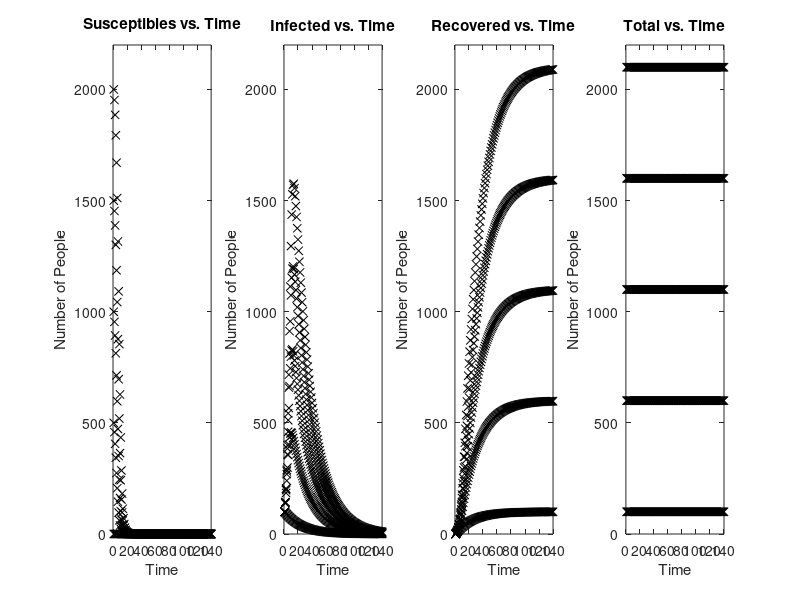

Reproduce this figure in MATLAB.
% Andrew Brown Homework 3 Problem 4

clc
clear
close all

% Epidemic Part 3: more practicing with if and for loops. In particular, I
% practiced with matrixes in this code.

%Initial Values
a=10; %the contact rate: the average # of people a person comes in contact with.
b=1.25; %the amount of time in days that a person is infectious
S0=0:500:2000; %Susceptibles, those who have never had the illness and can catch it.
I0=100; %Infectives, those who are infected and are contagious.
R0=0; % Recovered, those who already had the illness and are immune.
h=0.05; %timestep in days
ts=1:140; %timesteps

%Preallocate all necessary matrices
dS=zeros(length(ts)-1,length(S0)); %Preallocate dS
dI=dS; %Preallocate dI
dR=dS; %Preallocate dR
S=zeros(length(ts),length(S0)); %Preallocate S
I=S; %Preallocate I
R=S; %Preallocate R

%Set first rows to the given values S0 and I0
S(1, :)=S0; %Set first row of S to the S0 array
I(1, :)=I0; %Set the first row of R to all equal the constant R0

%Run all 140 timesteps with a for loop with the given equations
for i=1:(length(ts)-1)
    %Equations used for cjjalculations of the first timestep.
    N=S0+I0+R0; %Total population
    dS(i, :)=(-a.*S(i, :).*I(i, :))./N; %How S changes
    dI(i, :)=((a.*S(i, :).*I(i, :))./N)-(I(i, :)./b); %How I changes
    dR(i, :)=I(i, :)./b; %How R changes
    
    %Calculations for values over time using the previous timestep.
    S(i+1, :)=S(i, :)+(h.*dS(i, :)); %# of Sick people after time h.
    I(i+1, :)=I(i, :)+(h.*dI(i, :)); %# of Infected people after time h.
    R(i+1, :)=R(i, :)+(h.*dR(i, :)); %# of Recovered people after time h.
end

%Print out ending values after 140 timesteps
for j=1:length(S0)
    fprintf('Start S=%0.0f, Ending after %0.2f Days: S = %0.0f, I = %0.0f, R = %0.0f, total %0.0f\n', S(j),h*length(ts),S(length(ts),j),I(length(ts),j),R(length(ts),j),N(j))
end

%Plot S, I, R, and Totals vs time
for k=1:length(S0)
    %Plot S vs Time
    hold on %keep all on same plot
    subplot(1,4,1) %plot in first position
    plot(ts,S(:, k),'xk') %plot s vs time
    title('Susceptibles vs. Time') %title the plot
    xlabel('Time') %X label for the plot
    ylabel('Number of People') %Y label for the plot
    axis([0,140,0,2200]) %Set proper axes
    
    %Plot I vs Time
    hold on %keep all on same plot
    subplot(1,4,2) %plot in second position
    plot(ts,I(:, k),'xk') %plot I vs time
    title('Infected vs. Time') %title the plot
    xlabel('Time') %X label for the plot
    ylabel('Number of People') %Y label for the plot
    axis([0,140,0,2200]) %Set proper axes
    
    %Plot R vs Time
    hold on %keep all on same plot
    subplot(1,4,3) %plot in third position
    plot(ts,R(:, k),'xk') %plot R vs time
    title('Recovered vs. Time') %title the plot
    xlabel('Time') %X label for the plot
    ylabel('Number of People') %Y label for the plot
    axis([0,140,0,2200]) %Set proper axes
    
    %Plot Total vs Time
    hold on %keep all on same plot
    subplot(1,4,4) %plot in fourth position
    plot(ts,N(k),'xk') %plot total vs time
    title('Total vs. Time') %title the plot
    xlabel('Time') %X label for the plot
    ylabel('Number of People') %Y label for the plot
    axis([0,140,0,2200]) %Set proper axes
end
